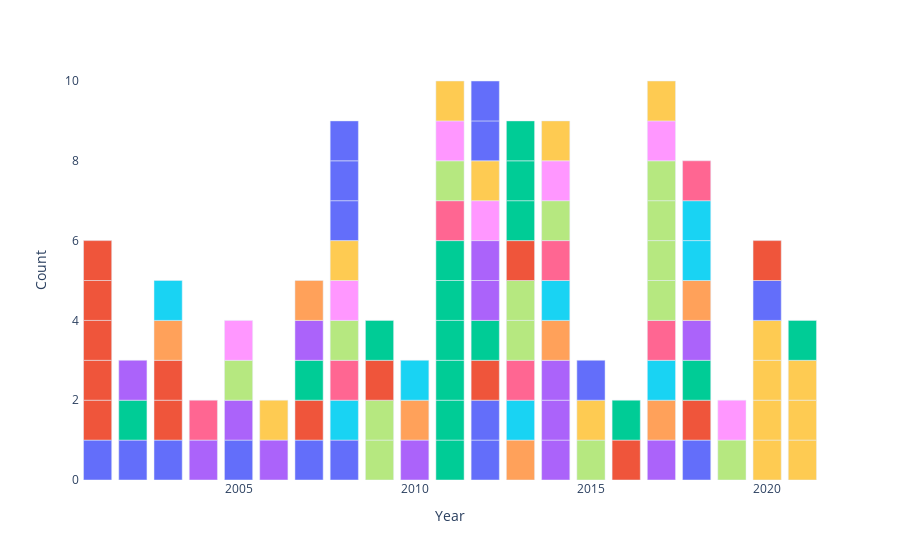

This figure's notebook cell:
### Markdown cell above
### Seminars
Here's a plot of the invited seminars I've logged. The list with presentation files can be found 
[here](https://docs.google.com/spreadsheets/d/1mRC6xxZmNj3DnwwvCh_8GpErwhvJNq9gkRB3mQz1JIg/edit?usp=sharing).

### Code cell
seminars = pd.read_csv("https://docs.google.com/spreadsheets/d/1mRC6xxZmNj3DnwwvCh_8GpErwhvJNq9gkRB3mQz1JIg/export?format=csv&gid=0")
seminars = seminars.assign(Count = 1)
#seminarYear = seminars['Year'].value_counts().reset_index()
#seminarYear = seminarYear.rename(columns = {"index" : "Year", "Year" : "Count"}).sort_values("Year", ascending =False)
#fig = px.bar(seminarYear, x = "Year", y = "Count")
fig = px.bar(seminars, x = "Year", y = "Count", color = "Talk",
             hover_data = ['Year', 'Talk', 'Where'])
fig = fig.update_layout({
    'plot_bgcolor' : 'rgba(0, 0, 0, 0)',
    'paper_bgcolor' : 'rgba(0, 0, 0, 0)'})

fig.update_layout(showlegend=False)

## Static
#Image(fig.to_image(format="png", width=400, height=200, scale=2))
## Interactive
fig.show()
